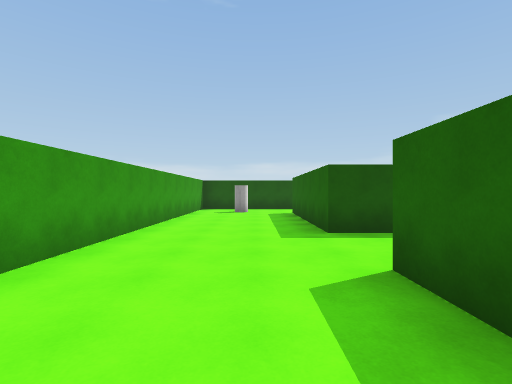
view 1 (above)

16 first-person views from a walk through a Unity game level. The camera is 1.5 m above the floor, looks level and sees 85° across. The floor is counted in squares, 2 m on a side. Each view is taken from the middle of a square. On the plan, view 1 faces up. The plan holds only what a view shows up to about 10 squares ahead; the rest is blank. The player character is not drawn. Surface patterns are stand-ins for the level's own textures.

view 2
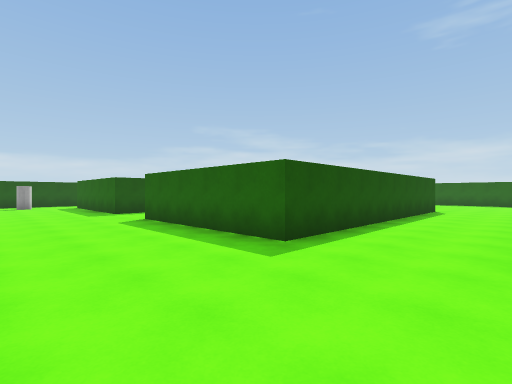

view 3
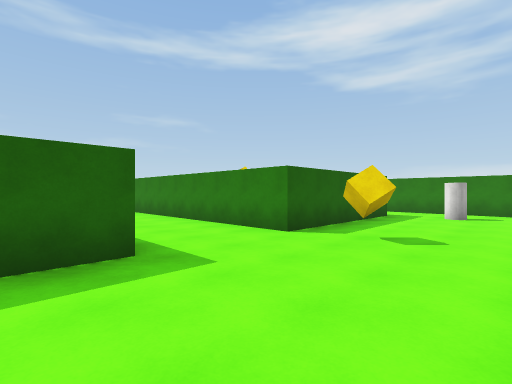

view 4
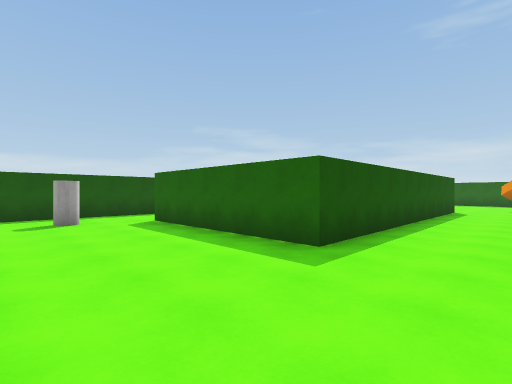

view 5
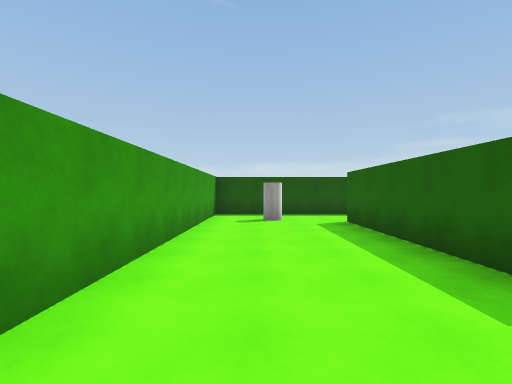

view 6
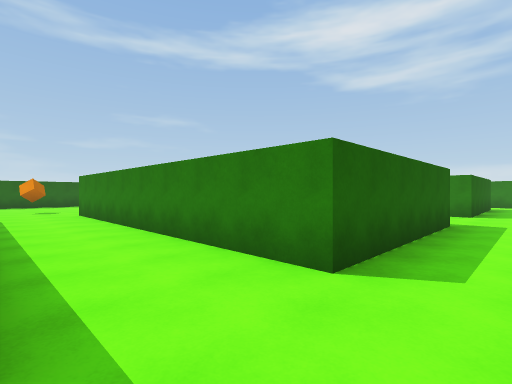

view 7
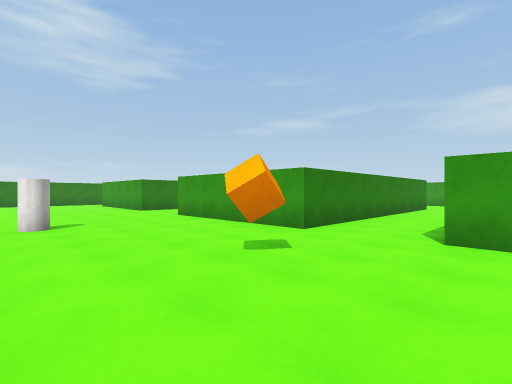

view 8
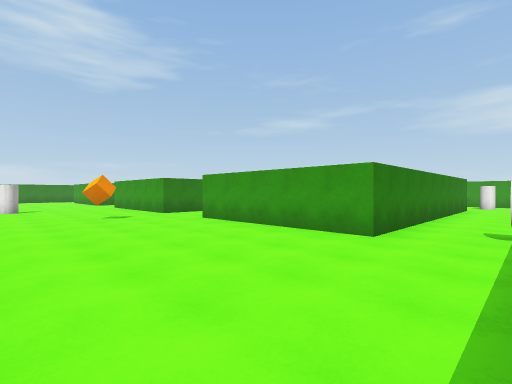

view 9
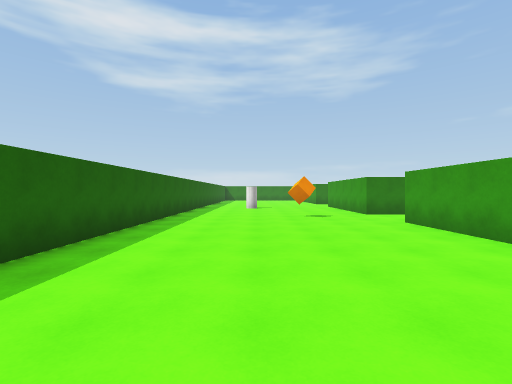

view 10
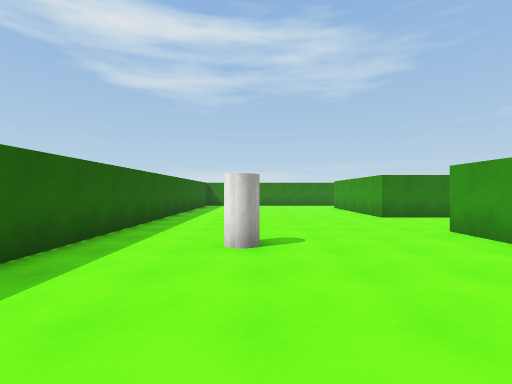

view 11
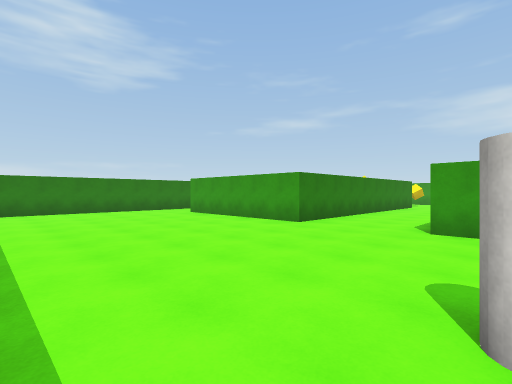

view 12
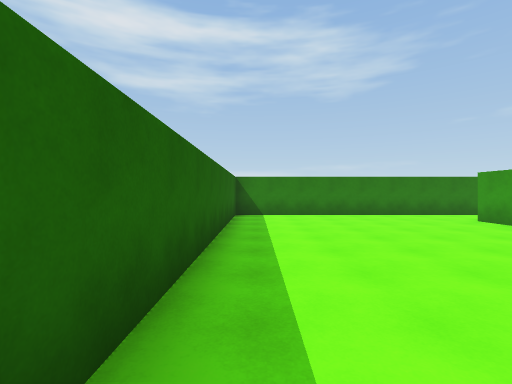

view 13
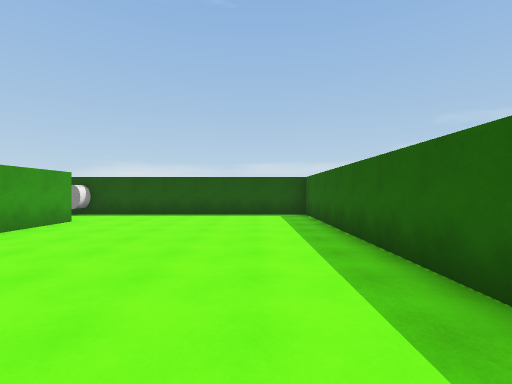

view 14
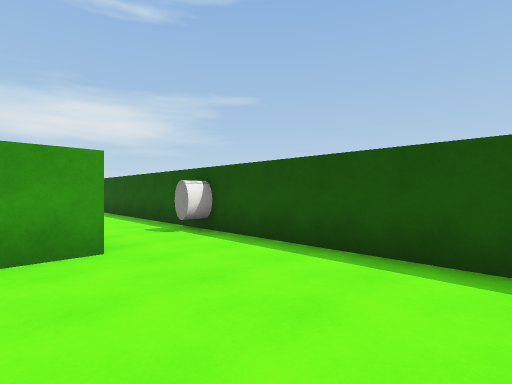

view 15
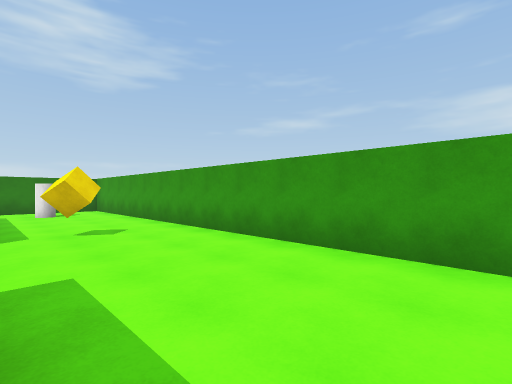

view 16
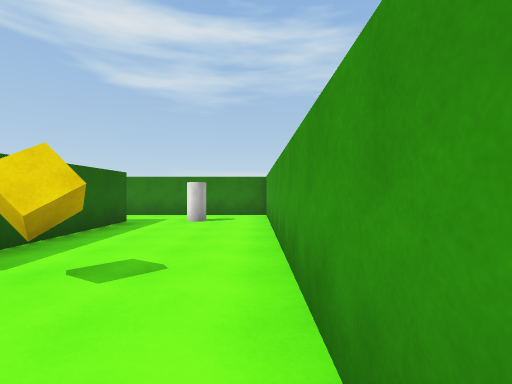

### Floor plan
Points are (right, up) in squares from view 1. A wall is a line through its corners. A room is listed if a view was taken in it or the views show most of it. See-through windows are left out.
Room 1 (views 1, 2, 3, 4, 5, 6, 7, 8, 9, 10, 11, 12, 13, 14, 15, 16)
walls: (9.4, -2.3) (1.3, -2.3) (1.3, 2.7) (10.3, 2.7) (10.3, -2.4); (10, 5.1) (1.3, 5.1) (1.3, 10.1); (1.3, -10.2) (1.3, -5.2) (10.3, -5.2) (10.3, -10.2); (8.6, -12.2) (16.7, -12.2) (16.7, 0.1); (-2.3, -0.1) (-2.3, -11.5); (16.7, 2) (16.7, 12.3) (-2.3, 12.3) (-2.3, 2.5); (-2.4, -12.2) (2.2, -12.2); (2.9, 10.1) (10.3, 10.1) (10.3, 5); (9.5, 12.4) (9.5, 11.7) (9, 11.7)
objects: cylinder (-1, 11); cylinder (0, -10); yellow cube (0, -5); orange cube (13, 4); cylinder (14, -1)

Positions as (right, up) in squares from view 1, and headings:
1: (0, 0), facing up
2: (-2, -5), facing up-right
3: (-2, -1), facing down-right
4: (-2, 3), facing up-right
5: (-1, 3), facing up
6: (0, 5), facing down-right
7: (15, 6), facing down-left
8: (15, 12), facing down-left
9: (14, 12), facing down
10: (14, 3), facing down
11: (16, -1), facing down-left
12: (16, -3), facing down
13: (15, 3), facing up
14: (14, 9), facing up-left
15: (1, 0), facing down-left
16: (-2, -3), facing down
